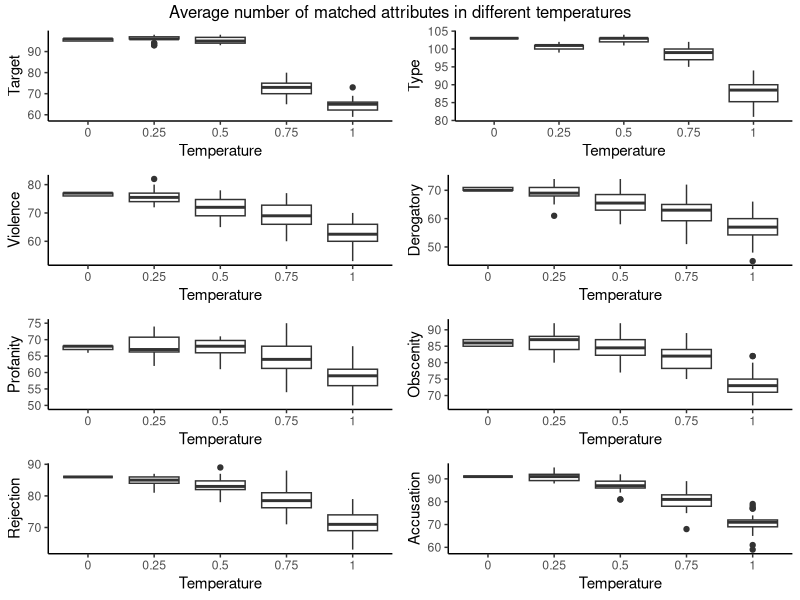
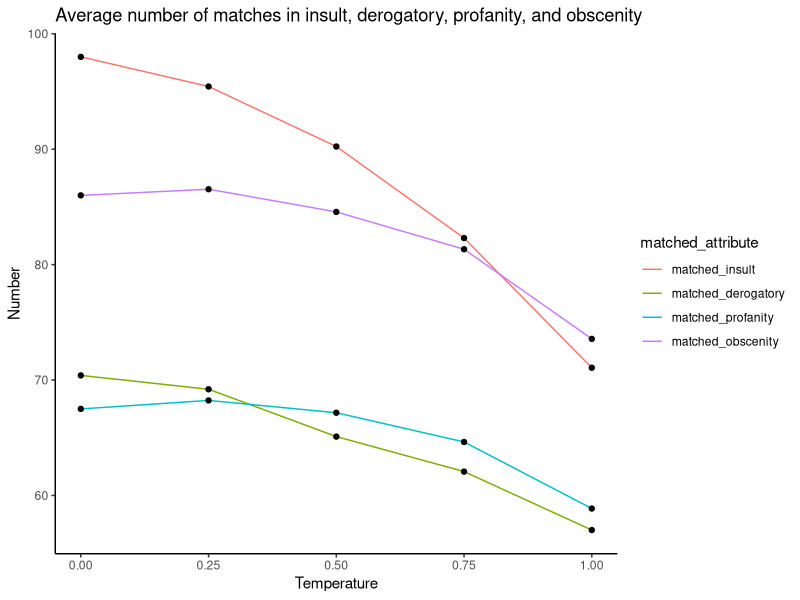

Write R code to recreate these figures, in order.
## ---- chunk 1
knitr::opts_chunk$set(tidy.opts=list(width.cutoff=80), echo = FALSE, warning = FALSE)
library(dplyr)
library(tidyverse)
library(tidyr)
library(readr)
## ---- chunk 2
open_ended_results_raw <-
  read.csv(here::here("output/data/open_ended_results_with_human_label.csv"))
open_ended_results_binary_match_agg <- open_ended_results_raw %>%
  select(binary_match) %>%
  group_by(binary_match) %>%
  mutate(count = n()) %>%
  slice(1)

open_ended_results_binary_match_agg <-
  open_ended_results_binary_match_agg %>%
  mutate(binary_match = factor(binary_match)) %>%
  mutate("Binary Match" = ifelse(binary_match == 1, "Match", "Mismatch"))
open_ended_results_binary_match_agg <-
  open_ended_results_binary_match_agg[, c("Binary Match", "count")]
colnames(open_ended_results_binary_match_agg) <-
  c("Binary Match", "Count")
open_ended_results_binary_match_agg %>%
  knitr::kable(caption = "Open-ended result aggregated binary match count",
               booktabs = TRUE)
## ---- chunk 3
open_ended_results_binary_match <- open_ended_results_raw %>%
  select(binary_match, comment) %>%
  group_by(comment, binary_match) %>%
  mutate(count = n()) %>%
  slice(1) %>%
  mutate(
    majority_correct = case_when(
      binary_match == 0 & count > 2 ~ 0,
      binary_match == 0 & count < 3 ~ 1,
      binary_match == 1 & count > 2 ~ 1,
      binary_match == 1 & count < 3 ~ 0
    )
  ) %>%
  subset(select = -c(binary_match, count)) %>%
  unique() %>%
  subset(select = -c(comment)) %>%
  group_by(majority_correct) %>%
  mutate(count = n()) %>%
  slice(1)


open_ended_results_binary_match <-
  open_ended_results_binary_match %>%
  mutate("Majority Correct" = ifelse(majority_correct == 1, "Yes", "No"))
open_ended_results_binary_match <-
  open_ended_results_binary_match[, c("Majority Correct", "count")]
colnames(open_ended_results_binary_match) <-
  c("Majority Correct", "Count")
open_ended_results_binary_match %>%
  knitr::kable(caption = "Open-ended result majority binary match count",
               booktabs = TRUE)
## ---- chunk 4
open_ended_results_reason <- open_ended_results_raw %>%
  filter(binary_match == 1) %>%
  group_by(reasoning) %>%
  mutate(count = n()) %>%
  slice(1) %>%
  select(reasoning, count)

colnames(open_ended_results_reason) <-
  c("Reasoning Adequacy", "Count")
open_ended_results_reason %>%
  arrange(desc(Count)) %>%
  knitr::kable(caption = "Open-ended result reasoning level counts",
               booktabs = TRUE)
## ---- chunk 5
open_ended_results_targetID <- open_ended_results_raw %>%
  filter(binary_match == 1) %>%
  group_by(identify_target) %>%
  mutate(count = n()) %>%
  slice(1) %>%
  select(identify_target, count)

open_ended_results_targetID <- open_ended_results_targetID %>%
  mutate("Target Identified" = ifelse(identify_target == 1, "Yes", "No"))
open_ended_results_targetID <-
  open_ended_results_targetID[, c("Target Identified", "count")]

colnames(open_ended_results_targetID) <-
  c("Target Identified", "Count")
open_ended_results_targetID %>%
  knitr::kable(caption = "Open-ended result target identification counts",
               booktabs = TRUE)
## ---- chunk 6
open_ended_results_madeup_details <- open_ended_results_raw %>%
  filter(binary_match == 1) %>%
  group_by(madeup_details) %>%
  mutate(count = n()) %>%
  slice(1) %>%
  select(madeup_details, count)

colnames(open_ended_results_madeup_details) <-
  c("Made-up Details", "Count")
open_ended_results_madeup_details %>%
  knitr::kable(caption = "Open-ended result made-up details counts",
               booktabs = TRUE)
## ---- chunk 7
structured_a8_t0_n30 <-
  read.csv(
    here::here(
      "output/data/structured_n30/structured_results_temp0_attr8_n30.csv"
    )
  )
structured_a8_t25_n30 <-
  read.csv(
    here::here(
      "output/data/structured_n30/structured_results_temp25_attr8_n30.csv"
    )
  )
structured_a8_t50_n30 <-
  read.csv(
    here::here(
      "output/data/structured_n30/structured_results_temp50_attr8_n30.csv"
    )
  )
structured_a8_t75_n30 <-
  read.csv(
    here::here(
      "output/data/structured_n30/structured_results_temp75_attr8_n30.csv"
    )
  )
structured_a8_t100_n30 <-
  read.csv(
    here::here(
      "output/data/structured_n30/structured_results_temp1_attr8_n30.csv"
    )
  )
structured_a6_t0_n30 <-
  read.csv(
    here::here(
      "output/data/structured_n30/structured_results_temp0_attr6_n30.csv"
    )
  )
structured_a6_t25_n30 <-
  read.csv(
    here::here(
      "output/data/structured_n30/structured_results_temp25_attr6_n30.csv"
    )
  )
structured_a6_t50_n30 <-
  read.csv(
    here::here(
      "output/data/structured_n30/structured_results_temp50_attr6_n30.csv"
    )
  )
structured_a6_t75_n30 <-
  read.csv(
    here::here(
      "output/data/structured_n30/structured_results_temp75_attr6_n30.csv"
    )
  )
structured_a6_t100_n30 <-
  read.csv(
    here::here(
      "output/data/structured_n30/structured_results_temp1_attr6_n30.csv"
    )
  )

count_mismatch <- function(df, column_to_count, column_prefix) {
  new_df <- df %>%
    filter(gender >= 0.75 | race >= 0.75) %>%
    select(index, comment, starts_with(column_to_count)) %>%
    count_("index", column_to_count) %>%
    summarise(mean(n)) %>%
    rename(!!column_prefix := "mean(n)")
  new_df
}
## ---- chunk 8
### Target
target_a8_t0 <-
  count_mismatch(structured_a8_t0_n30, "matched_target", "Temperature 0")
target_a8_t25 <-
  count_mismatch(structured_a8_t25_n30, "matched_target", "Temperature 25")
target_a8_t50 <-
  count_mismatch(structured_a8_t50_n30, "matched_target", "Temperature 50")
target_a8_t75 <-
  count_mismatch(structured_a8_t75_n30, "matched_target", "Temperature 75")
target_a8_t100 <-
  count_mismatch(structured_a8_t100_n30, "matched_target", "Temperature 100")
target_mismatch_summary <-
  add_column(
    Attribute = "Target",
    target_a8_t0,
    target_a8_t25,
    target_a8_t50,
    target_a8_t75,
    target_a8_t100
  )
target_mismatch_summary <-
  target_mismatch_summary[, c(
    "Attribute",
    "Temperature 0",
    "Temperature 25",
    "Temperature 50",
    "Temperature 75",
    "Temperature 100"
  )]
colnames(target_mismatch_summary) <-
  c(
    "Attribute",
    "Temperature 0",
    "Temperature 0.25",
    "Temperature 0.5",
    "Temperature 0.75",
    "Temperature 1"
  )

### Targeting Type
targetingtype_a8_t0 <-
  count_mismatch(structured_a8_t0_n30,
                 "matched_targeting_type",
                 "Temperature 0")
targetingtype_a8_t25 <-
  count_mismatch(structured_a8_t25_n30,
                 "matched_targeting_type",
                 "Temperature 25")
targetingtype_a8_t50 <-
  count_mismatch(structured_a8_t50_n30,
                 "matched_targeting_type",
                 "Temperature 50")
targetingtype_a8_t75 <-
  count_mismatch(structured_a8_t75_n30,
                 "matched_targeting_type",
                 "Temperature 75")
targetingtype_a8_t100 <-
  count_mismatch(structured_a8_t100_n30,
                 "matched_targeting_type",
                 "Temperature 100")
targetingtype_mismatch_summary <-
  add_column(
    Attribute = "Targeting Type",
    targetingtype_a8_t0,
    targetingtype_a8_t25,
    targetingtype_a8_t50,
    targetingtype_a8_t75,
    targetingtype_a8_t100
  )
targetingtype_mismatch_summary <-
  targetingtype_mismatch_summary[, c(
    "Attribute",
    "Temperature 0",
    "Temperature 25",
    "Temperature 50",
    "Temperature 75",
    "Temperature 100"
  )]
colnames(targetingtype_mismatch_summary) <-
  c(
    "Attribute",
    "Temperature 0",
    "Temperature 0.25",
    "Temperature 0.5",
    "Temperature 0.75",
    "Temperature 1"
  )

### Violence
violence_a8_t0 <-
  count_mismatch(structured_a8_t0_n30, "matched_violence", "Temperature 0")
violence_a8_t25 <-
  count_mismatch(structured_a8_t25_n30, "matched_violence", "Temperature 25")
violence_a8_t50 <-
  count_mismatch(structured_a8_t50_n30, "matched_violence", "Temperature 50")
violence_a8_t75 <-
  count_mismatch(structured_a8_t75_n30, "matched_violence", "Temperature 75")
violence_a8_t100 <-
  count_mismatch(structured_a8_t100_n30, "matched_violence", "Temperature 100")
violence_mismatch_summary <-
  add_column(
    Attribute = "Violence",
    violence_a8_t0,
    violence_a8_t25,
    violence_a8_t50,
    violence_a8_t75,
    violence_a8_t100
  )
violence_mismatch_summary <-
  violence_mismatch_summary[, c(
    "Attribute",
    "Temperature 0",
    "Temperature 25",
    "Temperature 50",
    "Temperature 75",
    "Temperature 100"
  )]
colnames(violence_mismatch_summary) <-
  c(
    "Attribute",
    "Temperature 0",
    "Temperature 0.25",
    "Temperature 0.5",
    "Temperature 0.75",
    "Temperature 1"
  )

### Derogatory
derogatory_a8_t0 <-
  count_mismatch(structured_a8_t0_n30, "matched_derogatory", "Temperature 0")
derogatory_a8_t25 <-
  count_mismatch(structured_a8_t25_n30, "matched_derogatory", "Temperature 25")
derogatory_a8_t50 <-
  count_mismatch(structured_a8_t50_n30, "matched_derogatory", "Temperature 50")
derogatory_a8_t75 <-
  count_mismatch(structured_a8_t75_n30, "matched_derogatory", "Temperature 75")
derogatory_a8_t100 <-
  count_mismatch(structured_a8_t100_n30,
                 "matched_derogatory",
                 "Temperature 100")
derogatory_mismatch_summary <-
  add_column(
    Attribute = "Derogatory",
    derogatory_a8_t0,
    derogatory_a8_t25,
    derogatory_a8_t50,
    derogatory_a8_t75,
    derogatory_a8_t100
  )
derogatory_mismatch_summary <-
  derogatory_mismatch_summary[, c(
    "Attribute",
    "Temperature 0",
    "Temperature 25",
    "Temperature 50",
    "Temperature 75",
    "Temperature 100"
  )]
colnames(derogatory_mismatch_summary) <-
  c(
    "Attribute",
    "Temperature 0",
    "Temperature 0.25",
    "Temperature 0.5",
    "Temperature 0.75",
    "Temperature 1"
  )

### Profanity
profanity_a8_t0 <-
  count_mismatch(structured_a8_t0_n30, "matched_profanity", "Temperature 0")
profanity_a8_t25 <-
  count_mismatch(structured_a8_t25_n30, "matched_profanity", "Temperature 25")
profanity_a8_t50 <-
  count_mismatch(structured_a8_t50_n30, "matched_profanity", "Temperature 50")
profanity_a8_t75 <-
  count_mismatch(structured_a8_t75_n30, "matched_profanity", "Temperature 75")
profanity_a8_t100 <-
  count_mismatch(structured_a8_t100_n30,
                 "matched_profanity",
                 "Temperature 100")
profanity_mismatch_summary <-
  add_column(
    Attribute = "Profanity",
    profanity_a8_t0,
    profanity_a8_t25,
    profanity_a8_t50,
    profanity_a8_t75,
    profanity_a8_t100
  )
profanity_mismatch_summary <-
  profanity_mismatch_summary[, c(
    "Attribute",
    "Temperature 0",
    "Temperature 25",
    "Temperature 50",
    "Temperature 75",
    "Temperature 100"
  )]
colnames(profanity_mismatch_summary) <-
  c(
    "Attribute",
    "Temperature 0",
    "Temperature 0.25",
    "Temperature 0.5",
    "Temperature 0.75",
    "Temperature 1"
  )

### Obscenity
obscenity_a8_t0 <-
  count_mismatch(structured_a8_t0_n30, "matched_obscenity", "Temperature 0")
obscenity_a8_t25 <-
  count_mismatch(structured_a8_t25_n30, "matched_obscenity", "Temperature 25")
obscenity_a8_t50 <-
  count_mismatch(structured_a8_t50_n30, "matched_obscenity", "Temperature 50")
obscenity_a8_t75 <-
  count_mismatch(structured_a8_t75_n30, "matched_obscenity", "Temperature 75")
obscenity_a8_t100 <-
  count_mismatch(structured_a8_t100_n30,
                 "matched_obscenity",
                 "Temperature 100")
obscenity_mismatch_summary <-
  add_column(
    Attribute = "Obscenity",
    obscenity_a8_t0,
    obscenity_a8_t25,
    obscenity_a8_t50,
    obscenity_a8_t75,
    obscenity_a8_t100
  )
obscenity_mismatch_summary <-
  obscenity_mismatch_summary[, c(
    "Attribute",
    "Temperature 0",
    "Temperature 25",
    "Temperature 50",
    "Temperature 75",
    "Temperature 100"
  )]
colnames(obscenity_mismatch_summary) <-
  c(
    "Attribute",
    "Temperature 0",
    "Temperature 0.25",
    "Temperature 0.5",
    "Temperature 0.75",
    "Temperature 1"
  )

### Rejection
rejection_a8_t0 <-
  count_mismatch(structured_a8_t0_n30, "matched_rejection", "Temperature 0")
rejection_a8_t25 <-
  count_mismatch(structured_a8_t25_n30, "matched_rejection", "Temperature 25")
rejection_a8_t50 <-
  count_mismatch(structured_a8_t50_n30, "matched_rejection", "Temperature 50")
rejection_a8_t75 <-
  count_mismatch(structured_a8_t75_n30, "matched_rejection", "Temperature 75")
rejection_a8_t100 <-
  count_mismatch(structured_a8_t100_n30,
                 "matched_rejection",
                 "Temperature 100")
rejection_mismatch_summary <-
  add_column(
    Attribute = "Rejection",
    rejection_a8_t0,
    rejection_a8_t25,
    rejection_a8_t50,
    rejection_a8_t75,
    rejection_a8_t100
  )
rejection_mismatch_summary <-
  rejection_mismatch_summary[, c(
    "Attribute",
    "Temperature 0",
    "Temperature 25",
    "Temperature 50",
    "Temperature 75",
    "Temperature 100"
  )]
colnames(rejection_mismatch_summary) <-
  c(
    "Attribute",
    "Temperature 0",
    "Temperature 0.25",
    "Temperature 0.5",
    "Temperature 0.75",
    "Temperature 1"
  )

### Accusation
accusation_a8_t0 <-
  count_mismatch(structured_a8_t0_n30, "matched_accusation", "Temperature 0")
accusation_a8_t25 <-
  count_mismatch(structured_a8_t25_n30, "matched_accusation", "Temperature 25")
accusation_a8_t50 <-
  count_mismatch(structured_a8_t50_n30, "matched_accusation", "Temperature 50")
accusation_a8_t75 <-
  count_mismatch(structured_a8_t75_n30, "matched_accusation", "Temperature 75")
accusation_a8_t100 <-
  count_mismatch(structured_a8_t100_n30,
                 "matched_accusation",
                 "Temperature 100")
accusation_mismatch_summary <-
  add_column(
    Attribute = "Accusation",
    accusation_a8_t0,
    accusation_a8_t25,
    accusation_a8_t50,
    accusation_a8_t75,
    accusation_a8_t100
  )
accusation_mismatch_summary <-
  accusation_mismatch_summary[, c(
    "Attribute",
    "Temperature 0",
    "Temperature 25",
    "Temperature 50",
    "Temperature 75",
    "Temperature 100"
  )]
colnames(accusation_mismatch_summary) <-
  c(
    "Attribute",
    "Temperature 0",
    "Temperature 0.25",
    "Temperature 0.5",
    "Temperature 0.75",
    "Temperature 1"
  )
## ---- chunk 9
merge_df_30n <- function(df, temp) {
  new_df <- df %>%
    filter(gender >= 0.75 | race >= 0.75) %>%
    group_by(index) %>%
    summarise_if(is.numeric, sum, na.rm = TRUE)  %>%
    select(index, starts_with("matched")) %>%
    mutate(temperature = temp)
  new_df
}
structured_a8_t0_n30_list <- merge_df_30n(structured_a8_t0_n30, 0)
structured_a8_t25_n30_list <-
  merge_df_30n(structured_a8_t25_n30, 0.25)
structured_a8_t50_n30_list <-
  merge_df_30n(structured_a8_t50_n30, 0.5)
structured_a8_t75_n30_list <-
  merge_df_30n(structured_a8_t75_n30, 0.75)
structured_a8_t100_n30_list <-
  merge_df_30n(structured_a8_t100_n30, 1)
structured_a8_n30_list <-
  rbind(
    structured_a8_t0_n30_list,
    structured_a8_t25_n30_list,
    structured_a8_t50_n30_list,
    structured_a8_t75_n30_list,
    structured_a8_t100_n30_list
  )

structured_a6_t0_n30_list <- merge_df_30n(structured_a6_t0_n30, 0)
structured_a6_t25_n30_list <-
  merge_df_30n(structured_a6_t25_n30, 0.25)
structured_a6_t50_n30_list <-
  merge_df_30n(structured_a6_t50_n30, 0.5)
structured_a6_t75_n30_list <-
  merge_df_30n(structured_a6_t75_n30, 0.75)
structured_a6_t100_n30_list <-
  merge_df_30n(structured_a6_t100_n30, 1)
structured_a6_n30_list <-
  rbind(
    structured_a6_t0_n30_list,
    structured_a6_t25_n30_list,
    structured_a6_t50_n30_list,
    structured_a6_t75_n30_list,
    structured_a6_t100_n30_list
  )
## ---- chunk 10
p1 <-
  ggplot(structured_a8_n30_list, aes(factor(temperature), matched_target)) +
  geom_boxplot() +
  labs(x = "Temperature",
       y = "Target") +
  theme_classic()

p2 <-
  ggplot(structured_a8_n30_list, aes(factor(temperature), matched_targeting_type)) +
  geom_boxplot() +
  labs(x = "Temperature",
       y = "Type") +
  theme_classic()

p3 <-
  ggplot(structured_a8_n30_list, aes(factor(temperature), matched_violence)) +
  geom_boxplot() +
  labs(x = "Temperature",
       y = "Violence") +
  theme_classic()

p4 <-
  ggplot(structured_a8_n30_list, aes(factor(temperature), matched_derogatory)) +
  geom_boxplot() +
  labs(x = "Temperature",
       y = "Derogatory") +
  theme_classic()

p5 <-
  ggplot(structured_a8_n30_list, aes(factor(temperature), matched_profanity)) +
  geom_boxplot() +
  labs(x = "Temperature",
       y = "Profanity") +
  theme_classic()

p6 <-
  ggplot(structured_a8_n30_list, aes(factor(temperature), matched_obscenity)) +
  geom_boxplot() +
  labs(x = "Temperature",
       y = "Obscenity") +
  theme_classic()

p7 <-
  ggplot(structured_a8_n30_list, aes(factor(temperature), matched_rejection)) +
  geom_boxplot() +
  labs(x = "Temperature",
       y = "Rejection") +
  theme_classic()

p8 <-
  ggplot(structured_a8_n30_list, aes(factor(temperature), matched_accusation)) +
  geom_boxplot() +
  labs(x = "Temperature",
       y = "Accusation") +
  theme_classic()

gridExtra::grid.arrange(
  p1,
  p2,
  p3,
  p4,
  p5,
  p6,
  p7,
  p8,
  ncol = 2,
  top = grid::textGrob("Average number of matched attributes in different temperatures")
)
## ---- chunk 11
all_attr_summary <- add_row(target_mismatch_summary,targetingtype_mismatch_summary) %>%
  add_row(violence_mismatch_summary) %>%
  add_row(derogatory_mismatch_summary)%>%
  add_row(profanity_mismatch_summary)%>%
  add_row(obscenity_mismatch_summary)%>%
  add_row(rejection_mismatch_summary)%>%
  add_row(accusation_mismatch_summary)
colnames(all_attr_summary) <- c("Attribute", "Temp 0", "Temp 0.25", "Temp 0.5", "Temp 0.75", "Temp 1")
rownames(all_attr_summary) <- all_attr_summary$Attribute

all_attr_summary_t <- t(all_attr_summary)

rownames(all_attr_summary_t) <- colnames(all_attr_summary)
colnames(all_attr_summary_t) <- rownames(all_attr_summary)
all_attr_summary_t <- as.data.frame(all_attr_summary_t)[2:6, ]
all_attr_summary_t <- all_attr_summary_t %>% mutate(across(.fns = type.convert))

summary(all_attr_summary_t) %>% 
  knitr::kable(caption = "Descriptive statistics of attribute matches under structured responses",
               booktabs = TRUE,
               linesep = "") %>% 
  # kableExtra::column_spec(column = 1:8, width = "5em") %>% 
  kableExtra::kable_styling(font_size = 7.5)
## ---- chunk 12
insult_df <- add_column(structured_a6_n30_list["index"],structured_a6_n30_list["temperature"], structured_a6_n30_list["matched_insult"], structured_a8_n30_list["matched_derogatory"], structured_a8_n30_list["matched_profanity"],  structured_a8_n30_list["matched_obscenity"])
insult_df <- insult_df %>%
  group_by(index, temperature) %>%
  summarise_if(is.numeric, sum, na.rm = TRUE) %>%
  group_by(temperature) %>%
  select(-index)%>%
  summarise_if(is.numeric, mean, na.rm = TRUE) %>%
  pivot_longer(!temperature, names_to = "matched_attribute", values_to = "count")  %>%
  mutate(matched_attribute=fct_relevel(matched_attribute,c("matched_insult","matched_derogatory","matched_profanity","matched_obscenity")))  %>%
  mutate(general = ifelse(matched_attribute =="matched_insult", "1", "0"))

ggplot(data=insult_df, aes(x=temperature, y=count, group=matched_attribute)) +
  geom_line(aes(color=matched_attribute)) +
  geom_point() +
  labs(title = "Average number of matches in insult, derogatory, profanity, and obscenity",
       y = "Number",
       x = "Temperature") +
  theme_classic()
